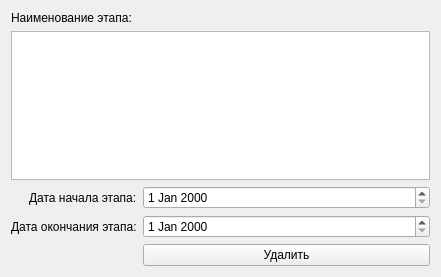
<?xml version="1.0" encoding="UTF-8"?>
<ui version="4.0">
 <class>stageRedactor</class>
 <widget class="QWidget" name="stageRedactor">
  <property name="geometry">
   <rect>
    <x>0</x>
    <y>0</y>
    <width>441</width>
    <height>277</height>
   </rect>
  </property>
  <property name="sizePolicy">
   <sizepolicy hsizetype="MinimumExpanding" vsizetype="MinimumExpanding">
    <horstretch>0</horstretch>
    <verstretch>0</verstretch>
   </sizepolicy>
  </property>
  <property name="windowTitle">
   <string>Form</string>
  </property>
  <layout class="QFormLayout" name="formLayout">
   <property name="fieldGrowthPolicy">
    <enum>QFormLayout::AllNonFixedFieldsGrow</enum>
   </property>
   <property name="rowWrapPolicy">
    <enum>QFormLayout::DontWrapRows</enum>
   </property>
   <property name="labelAlignment">
    <set>Qt::AlignRight|Qt::AlignTrailing|Qt::AlignVCenter</set>
   </property>
   <item row="0" column="0">
    <widget class="QLabel" name="label">
     <property name="text">
      <string>Наименование этапа:</string>
     </property>
    </widget>
   </item>
   <item row="1" column="0" colspan="2">
    <widget class="QTextEdit" name="textEdit">
     <property name="minimumSize">
      <size>
       <width>400</width>
       <height>0</height>
      </size>
     </property>
    </widget>
   </item>
   <item row="2" column="1">
    <widget class="QDateEdit" name="_start_date_edit"/>
   </item>
   <item row="3" column="0">
    <widget class="QLabel" name="label_3">
     <property name="text">
      <string>Дата окончания этапа:</string>
     </property>
    </widget>
   </item>
   <item row="3" column="1">
    <widget class="QDateEdit" name="_finish_date_edit"/>
   </item>
   <item row="2" column="0">
    <widget class="QLabel" name="label_2">
     <property name="text">
      <string>Дата начала этапа:</string>
     </property>
    </widget>
   </item>
   <item row="4" column="1">
    <widget class="QPushButton" name="pushButton">
     <property name="text">
      <string>Удалить</string>
     </property>
    </widget>
   </item>
  </layout>
 </widget>
 <resources/>
 <connections/>
</ui>
